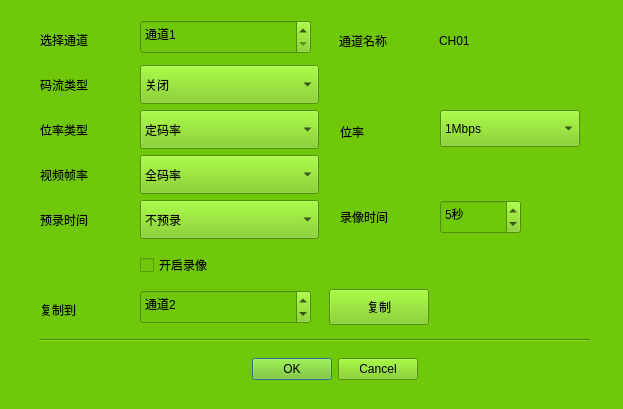
<ui version="4.0" >
 <class>frm_recordsettings</class>
 <widget class="QWidget" name="frm_recordsettings" >
  <property name="windowModality" >
   <enum>Qt::WindowModal</enum>
  </property>
  <property name="geometry" >
   <rect>
    <x>0</x>
    <y>0</y>
    <width>623</width>
    <height>409</height>
   </rect>
  </property>
  <property name="windowTitle" >
   <string>录像设置</string>
  </property>
  <property name="styleSheet" >
   <string notr="true" >font: 12pt "WenQuanYi Zen Hei";
background-color: rgb(112, 200, 11);</string>
  </property>
  <widget class="Line" name="line" >
   <property name="geometry" >
    <rect>
     <x>39</x>
     <y>332</y>
     <width>551</width>
     <height>16</height>
    </rect>
   </property>
   <property name="orientation" >
    <enum>Qt::Horizontal</enum>
   </property>
  </widget>
  <widget class="QPushButton" name="pushButton" >
   <property name="geometry" >
    <rect>
     <x>329</x>
     <y>289</y>
     <width>100</width>
     <height>36</height>
    </rect>
   </property>
   <property name="text" >
    <string>复制</string>
   </property>
  </widget>
  <widget class="QLabel" name="label_7" >
   <property name="geometry" >
    <rect>
     <x>40</x>
     <y>290</y>
     <width>84</width>
     <height>39</height>
    </rect>
   </property>
   <property name="text" >
    <string>复制到</string>
   </property>
  </widget>
  <widget class="QDialogButtonBox" name="buttonBox" >
   <property name="geometry" >
    <rect>
     <x>229</x>
     <y>352</y>
     <width>189</width>
     <height>34</height>
    </rect>
   </property>
   <property name="standardButtons" >
    <set>QDialogButtonBox::Cancel|QDialogButtonBox::Ok</set>
   </property>
  </widget>
  <widget class="QComboBox" name="comboBox_7" >
   <property name="geometry" >
    <rect>
     <x>140</x>
     <y>200</y>
     <width>179</width>
     <height>39</height>
    </rect>
   </property>
   <item>
    <property name="text" >
     <string>不预录</string>
    </property>
   </item>
  </widget>
  <widget class="QComboBox" name="comboBox_3" >
   <property name="geometry" >
    <rect>
     <x>140</x>
     <y>65</y>
     <width>179</width>
     <height>39</height>
    </rect>
   </property>
   <property name="layoutDirection" >
    <enum>Qt::LeftToRight</enum>
   </property>
   <item>
    <property name="text" >
     <string>关闭</string>
    </property>
   </item>
   <item>
    <property name="text" >
     <string>启动</string>
    </property>
   </item>
  </widget>
  <widget class="QComboBox" name="comboBox_4" >
   <property name="geometry" >
    <rect>
     <x>140</x>
     <y>110</y>
     <width>179</width>
     <height>39</height>
    </rect>
   </property>
   <property name="layoutDirection" >
    <enum>Qt::LeftToRight</enum>
   </property>
   <item>
    <property name="text" >
     <string>定码率</string>
    </property>
   </item>
  </widget>
  <widget class="QComboBox" name="comboBox_8" >
   <property name="geometry" >
    <rect>
     <x>140</x>
     <y>155</y>
     <width>179</width>
     <height>39</height>
    </rect>
   </property>
   <property name="layoutDirection" >
    <enum>Qt::LeftToRight</enum>
   </property>
   <item>
    <property name="text" >
     <string>全码率</string>
    </property>
   </item>
  </widget>
  <widget class="QLabel" name="label_11" >
   <property name="geometry" >
    <rect>
     <x>40</x>
     <y>155</y>
     <width>84</width>
     <height>39</height>
    </rect>
   </property>
   <property name="text" >
    <string>视频帧率</string>
   </property>
  </widget>
  <widget class="QLabel" name="label_8" >
   <property name="geometry" >
    <rect>
     <x>40</x>
     <y>200</y>
     <width>84</width>
     <height>39</height>
    </rect>
   </property>
   <property name="text" >
    <string>预录时间</string>
   </property>
  </widget>
  <widget class="QLabel" name="label_9" >
   <property name="geometry" >
    <rect>
     <x>40</x>
     <y>65</y>
     <width>84</width>
     <height>39</height>
    </rect>
   </property>
   <property name="text" >
    <string>码流类型</string>
   </property>
  </widget>
  <widget class="QLabel" name="label_6" >
   <property name="geometry" >
    <rect>
     <x>40</x>
     <y>110</y>
     <width>84</width>
     <height>39</height>
    </rect>
   </property>
   <property name="text" >
    <string>位率类型</string>
   </property>
  </widget>
  <widget class="QLabel" name="label_12" >
   <property name="geometry" >
    <rect>
     <x>439</x>
     <y>29</y>
     <width>101</width>
     <height>24</height>
    </rect>
   </property>
   <property name="text" >
    <string>CH01</string>
   </property>
  </widget>
  <widget class="QLabel" name="label_13" >
   <property name="geometry" >
    <rect>
     <x>339</x>
     <y>29</y>
     <width>100</width>
     <height>24</height>
    </rect>
   </property>
   <property name="text" >
    <string>通道名称</string>
   </property>
  </widget>
  <widget class="QComboBox" name="comboBox_9" >
   <property name="geometry" >
    <rect>
     <x>440</x>
     <y>110</y>
     <width>140</width>
     <height>37</height>
    </rect>
   </property>
   <property name="layoutDirection" >
    <enum>Qt::LeftToRight</enum>
   </property>
   <item>
    <property name="text" >
     <string>1Mbps</string>
    </property>
   </item>
   <item>
    <property name="text" >
     <string>2Mbps</string>
    </property>
   </item>
  </widget>
  <widget class="QLabel" name="label_14" >
   <property name="geometry" >
    <rect>
     <x>340</x>
     <y>120</y>
     <width>51</width>
     <height>24</height>
    </rect>
   </property>
   <property name="text" >
    <string>位率</string>
   </property>
  </widget>
  <widget class="QLabel" name="label_15" >
   <property name="geometry" >
    <rect>
     <x>340</x>
     <y>205</y>
     <width>91</width>
     <height>24</height>
    </rect>
   </property>
   <property name="text" >
    <string>录像时间</string>
   </property>
  </widget>
  <widget class="QLabel" name="label_16" >
   <property name="geometry" >
    <rect>
     <x>40</x>
     <y>20</y>
     <width>84</width>
     <height>39</height>
    </rect>
   </property>
   <property name="text" >
    <string>选择通道</string>
   </property>
  </widget>
  <widget class="QCheckBox" name="checkBox" >
   <property name="geometry" >
    <rect>
     <x>140</x>
     <y>250</y>
     <width>111</width>
     <height>30</height>
    </rect>
   </property>
   <property name="text" >
    <string>开启录像</string>
   </property>
  </widget>
  <widget class="QSpinBox" name="spinBox" >
   <property name="geometry" >
    <rect>
     <x>440</x>
     <y>200</y>
     <width>81</width>
     <height>34</height>
    </rect>
   </property>
   <property name="suffix" >
    <string>秒</string>
   </property>
   <property name="prefix" >
    <string/>
   </property>
   <property name="value" >
    <number>5</number>
   </property>
  </widget>
  <widget class="QSpinBox" name="spinBox_2" >
   <property name="geometry" >
    <rect>
     <x>140</x>
     <y>20</y>
     <width>171</width>
     <height>34</height>
    </rect>
   </property>
   <property name="suffix" >
    <string/>
   </property>
   <property name="prefix" >
    <string>通道</string>
   </property>
   <property name="minimum" >
    <number>1</number>
   </property>
   <property name="maximum" >
    <number>16</number>
   </property>
   <property name="value" >
    <number>1</number>
   </property>
  </widget>
  <widget class="QSpinBox" name="spinBox_3" >
   <property name="geometry" >
    <rect>
     <x>140</x>
     <y>290</y>
     <width>171</width>
     <height>34</height>
    </rect>
   </property>
   <property name="suffix" >
    <string/>
   </property>
   <property name="prefix" >
    <string>通道</string>
   </property>
   <property name="minimum" >
    <number>1</number>
   </property>
   <property name="maximum" >
    <number>16</number>
   </property>
   <property name="value" >
    <number>2</number>
   </property>
  </widget>
 </widget>
 <resources/>
 <connections/>
</ui>
